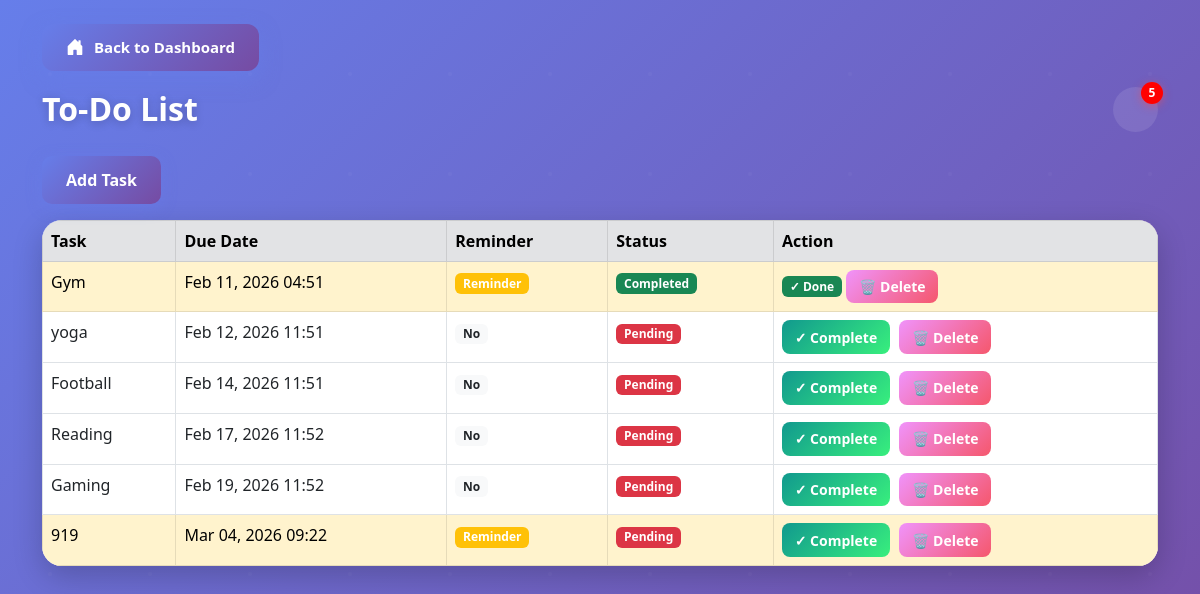
Screenshot of /todo/ (signed in) with the database file from the repository.
### dashboard/models.py (models this page shows, shortened)
class Task(models.Model):
    user = models.ForeignKey(User, on_delete=models.CASCADE, null=True, blank=True)
    title = models.CharField(max_length=100)
    due_date = models.DateTimeField()
    reminder = models.BooleanField(default=False)
    completed = models.BooleanField(default=False)

### dashboard/views.py (the view)
# urls.py: path('todo/', views.todo_list, name='todo_list'),
@login_required
def todo_list(request):
    error_message = None
    tasks = []
    try:
        tasks = Task.objects.filter(user=request.user).order_by('due_date')
    except OperationalError as exc:  # e.g., missing table/column or locked DB
        logger.exception("Failed to load tasks")
        error_message = (
            "Could not load tasks. Please ensure migrations are applied and the database "
            "is not locked."
        )
    return render(request, 'dashboard/todo_list.html', {
        'tasks': tasks,
        'todo_error': error_message,
    })

### dashboard/context_processors.py (called while the page is built, shortened)
def notifications(request):
    if request.user.is_authenticated:
        now = timezone.now()
        pending_tasks = Task.objects.filter(
            user=request.user,
            completed=False
        ).order_by('due_date')[:10]  # Limit to 10 most urgent
        overdue_tasks = []
        upcoming_tasks = []
        for task in pending_tasks:
            if task.due_date < now:
                overdue_tasks.append(task)
            else:
                upcoming_tasks.append(task)
        notification_count = len(pending_tasks)
        return {
            'notification_count': notification_count,
            'overdue_tasks': overdue_tasks,
            'upcoming_tasks': upcoming_tasks,
            'has_overdue': len(overdue_tasks) > 0,
        }

### dashboard/templates/dashboard/todo_list.html (shortened to what this page needs)
<!DOCTYPE html>
<html>
<head>
    <link rel="stylesheet" href="https://cdn.jsdelivr.net/npm/bootstrap@5.3.0/dist/css/bootstrap.min.css">
</head>
<body>
<div class="container mt-4">
    <a href="{% url 'dashboard' %}" class="btn btn-secondary" style="margin-bottom: 1rem;">
        Back to Dashboard
    </a>
    <div class="d-flex justify-content-between align-items-center mb-4">
        <h2 class="mb-0">To-Do List</h2>
        <div class="d-flex align-items-center gap-3">
            <div class="notification-container">
                <div class="notification-bell" onclick="toggleNotifications()">
                    {% if notification_count > 0 %}
                    <span class="notification-badge {% if has_overdue %}has-overdue{% endif %}">
                        {{ notification_count }}
                    </span>
                    {% endif %}
                </div>
            </div>
        </div>
    </div>
    <a href="{% url 'add_task' %}" class="btn btn-primary mb-3">Add Task</a>
    <table class="table table-bordered">
        <thead class="table-secondary">
            <tr>
                <th>Task</th>
                <th>Due Date</th>
                <th>Reminder</th>
                <th>Status</th>
                <th>Action</th>
            </tr>
        </thead>
        <tbody>
        {% for task in tasks %}
            <tr {% if task.reminder %}class="table-warning"{% endif %}>
                <td>{{ task.title }}</td>
                <td>{{ task.due_date|date:"M d, Y H:i" }}</td>
                <td>
                    {% if task.reminder %}
                        <span class="badge bg-warning">Reminder</span>
                    {% else %}
                        <span class="badge bg-light text-dark">No</span>
                    {% endif %}
                </td>
                <td>
                    {% if task.completed %}
                        <span class="badge bg-success">Completed</span>
                    {% else %}
                        <span class="badge bg-danger">Pending</span>
                    {% endif %}
                </td>
                <td>
                    {% if not task.completed %}
                        <a class="btn btn-success btn-sm" href="{% url 'complete_task' task.id %}">✓ Complete</a>
                    {% else %}
                        <span class="badge bg-success">✓ Done</span>
                    {% endif %}
                    <a class="btn btn-danger btn-sm" href="{% url 'delete_task' task.id %}" onclick="return confirm('Are you sure you want to delete this task?')">🗑️ Delete</a>
                </td>
            </tr>
        {% empty %}
            <tr>
                <td colspan="5">No tasks yet!</td>
            </tr>
        {% endfor %}
        </tbody>
    </table>
</div>
</body>
</html>

### dashboard/templates/dashboard/todo_list.html (style rules this page uses)
body { min-height: 100vh; margin: 0; background: linear-gradient(135deg, #667eea 0%, #764ba2 100%); font-family: 'Segoe UI', Tahoma, Geneva, Verdana, sans-serif; position: relative; overflow-x: hidden; }
body::before { content: ''; position: absolute; top: 0; left: 0; right: 0; bottom: 0; opacity: 0.3; z-index: 0; }
.container { position: relative; z-index: 1; }
h2 { color: #ffffff; text-shadow: 0 2px 10px rgba(0,0,0,0.2); font-weight: 700; }
.table { background: rgba(255,255,255,0.95); border-radius: 20px; overflow: hidden; box-shadow: 0 10px 30px rgba(0,0,0,0.2); }
.table thead { background: linear-gradient(135deg, #667eea 0%, #764ba2 100%); color: white; }
.table-secondary { background: linear-gradient(135deg, #667eea 0%, #764ba2 100%) !important; color: white !important; }
.btn-primary { background: linear-gradient(135deg, #667eea 0%, #764ba2 100%); border: none; padding: 0.75rem 1.5rem; border-radius: 10px; font-weight: 600; box-shadow: 0 4px 15px rgba(102, 126, 234, 0.4); transition: all 0.3s ease; }
.btn-danger { background: linear-gradient(135deg, #f093fb 0%, #f5576c 100%); border: none; transition: all 0.3s ease; }
.btn-success { background: linear-gradient(135deg, #11998e 0%, #38ef7d 100%); border: none; transition: all 0.3s ease; margin-right: 5px; }
.btn-sm { padding: 0.4rem 0.8rem; font-size: 0.875rem; border-radius: 8px; font-weight: 600; }
.btn-secondary { background: linear-gradient(135deg, #667eea 0%, #764ba2 100%); box-shadow: 0 8px 20px rgba(102, 126, 234, 0.5); padding: 12px 24px; font-weight: 700; font-size: 15px; border: none; border-radius: 12px; color: white; text-decoration: none; display: inline-flex; align-items: center; gap: 10px; transition: all 0.3s cubic-bezier(0.4, 0, 0.2, 1); position: relative; overflow: hidden; }
.btn-secondary::before { content: ''; position: absolute; top: 0; left: -100%; width: 100%; height: 100%; background: linear-gradient(90deg, transparent, rgba(255,255,255,0.3), transparent); transition: left 0.5s ease; }
.notification-container { position: relative; display: inline-block; }
.notification-bell { position: relative; color: white; font-size: 1.5rem; cursor: pointer; padding: 8px 12px; transition: all 0.3s ease; background: rgba(255,255,255,0.1); border-radius: 50%; display: flex; align-items: center; justify-content: center; width: 45px; height: 45px; }
.notification-badge { position: absolute; top: -5px; right: -5px; background: #ff4444; color: white; border-radius: 50%; width: 22px; height: 22px; display: flex; align-items: center; justify-content: center; font-size: 0.75rem; font-weight: bold; animation: pulse 2s infinite; box-shadow: 0 2px 8px rgba(255, 68, 68, 0.5); }
.notification-badge.has-overdue { background: #ff0000; animation: urgentPulse 1s infinite; }

### rows the page displays
Task: title "Gym", due_date "Feb 11, 2026 04:51", reminder "Reminder", completed "Completed"
Task: title "yoga", due_date "Feb 12, 2026 11:51", reminder "No", completed "Pending"
Task: title "Football", due_date "Feb 14, 2026 11:51", reminder "No", completed "Pending"
Task: title "Reading", due_date "Feb 17, 2026 11:52", reminder "No", completed "Pending"
Task: title "Gaming", due_date "Feb 19, 2026 11:52", reminder "No", completed "Pending"
Task: title "919", due_date "Mar 04, 2026 09:22", reminder "Reminder", completed "Pending"

### other values shown
{{ notification_count }} "5"
